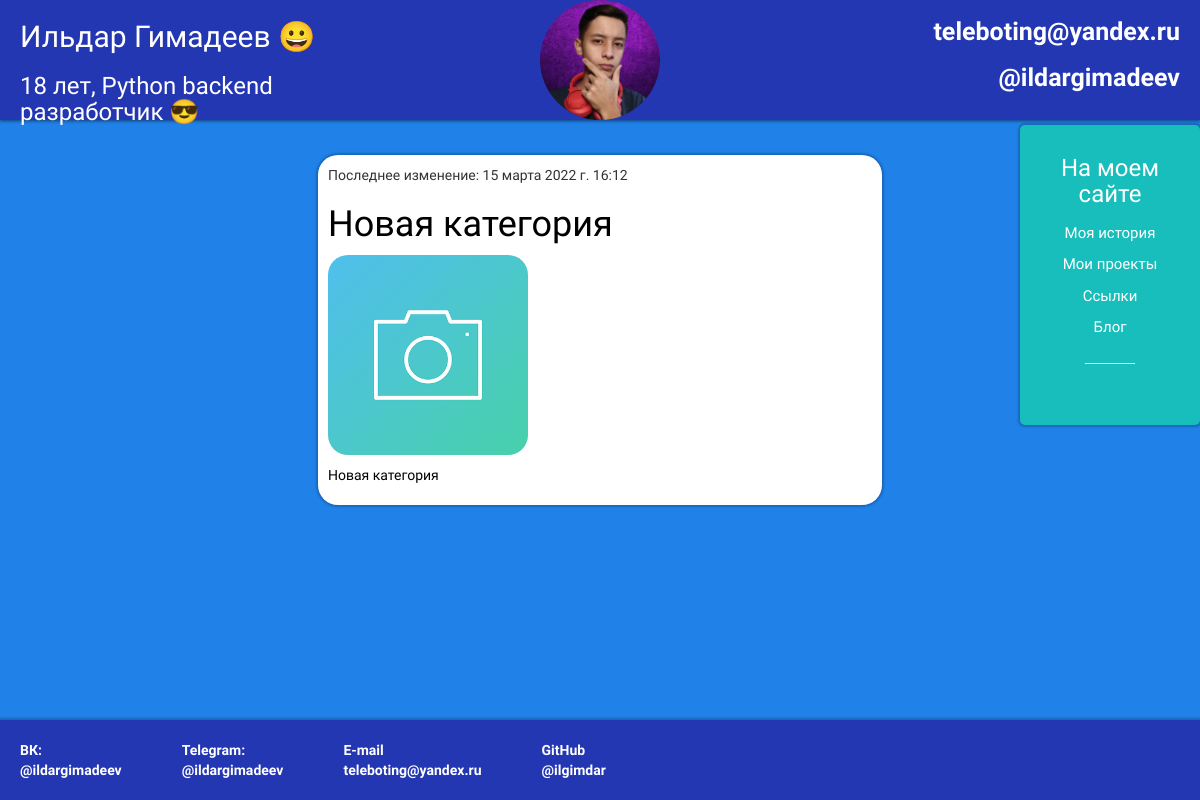
/articles/14/, run on the app's committed database.
### blog/models.py (models this page shows, shortened)
class Post(models.Model):
    author = models.ForeignKey(settings.AUTH_USER_MODEL, on_delete=models.CASCADE, verbose_name='Автор статьи')
    title = models.CharField(max_length=200, verbose_name='Заголовок')
    text = models.TextField(verbose_name='Текст статьи')
    created_date = models.DateTimeField(default=timezone.now)
    published_date = models.DateTimeField(blank=True, null=True, verbose_name='Дата публикации')
    photo = models.ImageField(null=True)
    cat = models.ForeignKey('Category', on_delete=models.PROTECT, null=True, verbose_name='Категория')
    class Meta:
        verbose_name = 'Пост'
        verbose_name_plural = 'Посты'
        ordering = ['id']

### articles/views.py (the view)
# urls.py: path('/<int:pk>/', views.post_detail, name='post_detail'),
def post_detail(request, pk):
    if request.method == "POST":
        if request.POST['post_delete'] is not None:
            return redirect('post_delete', pk=pk)
    post = get_object_or_404(Post, pk=pk)
    return render(request, 'articles/post_detail.html', {'post': post})

### articles/templates/articles/post_detail.html (shortened to what this page needs)
{% extends 'blog/base.html' %}
{% load static %}
{% block content %}
<div class="content">
    <div class="post">
        <div>
            {% if post.published_date %}
            <div class="date">
                Последнее изменение: {{ post.published_date }}
            </div>
            {% endif %}
            <h1 class="post-name">{{ post.title }}</h1>
            {% if post.photo %}
            <p><img class="post_img" src="{{ post.photo.url }}"></p>
            {% endif %}
            <p>{{ post.text|linebreaksbr }}</p>
        </div>
    </div>
</div>
{% endblock %}

### blog/static/css/styles.css (style rules this page uses)
html { scroll-behavior: smooth; }
body { background: #2081e8; font-family: 'Nunito Sans', sans-serif; }
img { pointer-events: none; }
h1 { color: white; }
p { color: black; }
.content { height:100%; background-color:#2081e8; margin-bottom: 5px; margin-left:auto; margin-right: auto; width: 80%; padding: 10px; border-radius: 5px; }
.post-name { color: black; }
.post { background: #ffffff; border-radius: 20px; padding: 10px; display: flex; width: 60%; margin-top: 20px; margin-bottom: 20px; margin-left: auto; margin-right: auto; box-shadow: 0px 0px 2px 2px rgba(0, 0, 0, 0.2); }
.post_img { height: 200px; border-radius: 20px; }

### data on the page
Post: published_date "15 марта 2022 г. 16:12", title "Новая категория", photo (placeholder picture), text "Новая категория"
